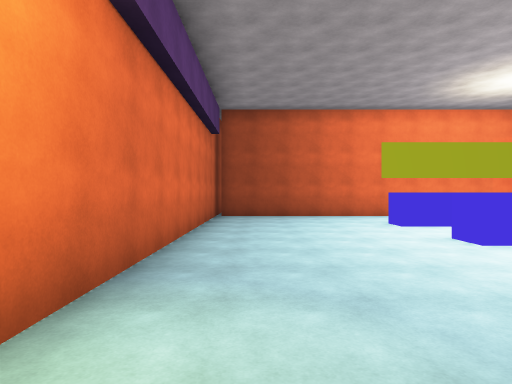
View 1 (above)

24 first-person views from a walk through a 3-D level made in the Unity game engine. The camera is 1.5 m above the floor, looks level and sees 75° across. The floor is counted in squares, 2 m on a side. Each view is taken from the middle of a square. On the plan, view 1 faces up. The plan holds only what a view shows up to about 11 squares ahead; the rest is blank. The place goes on beyond the plan. The player character is not drawn. Door leaves are left out, so doorways stand open. Surface patterns are stand-ins for the level's own textures.

View 2
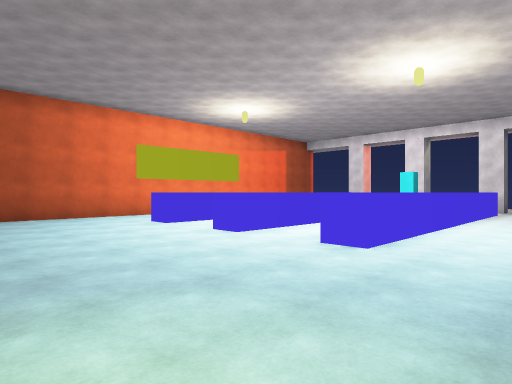

View 3
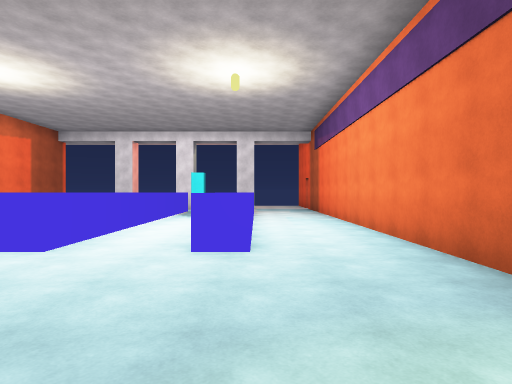

View 4
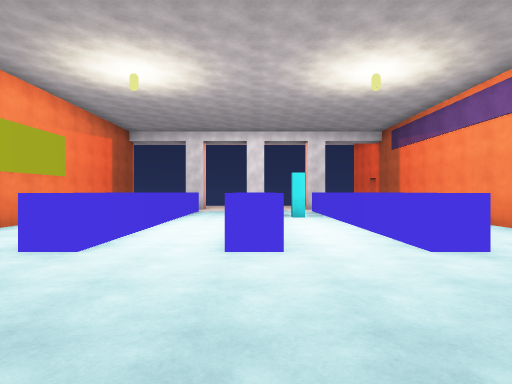

View 5
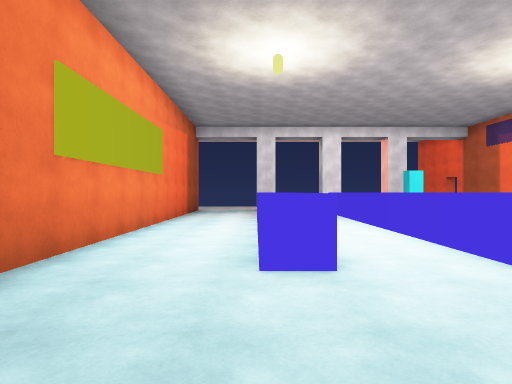

View 6
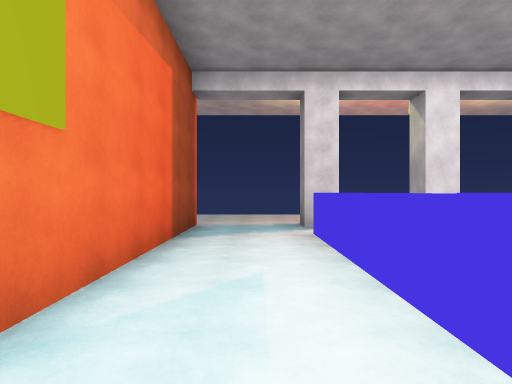

View 7
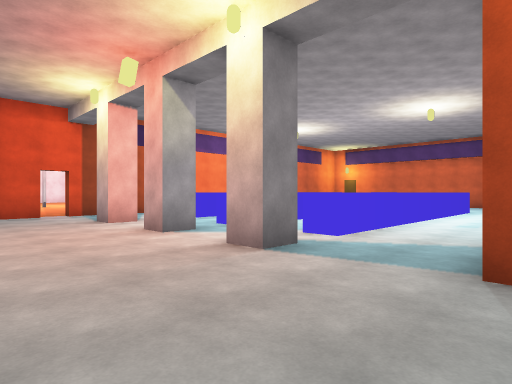

View 8
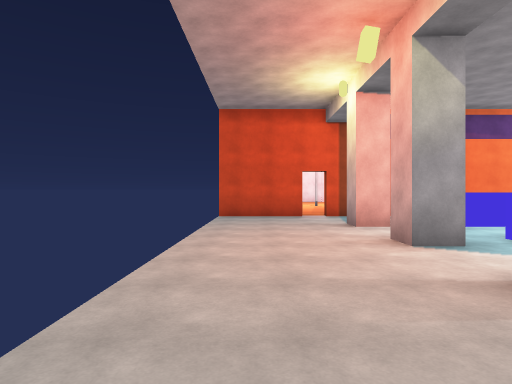

View 9
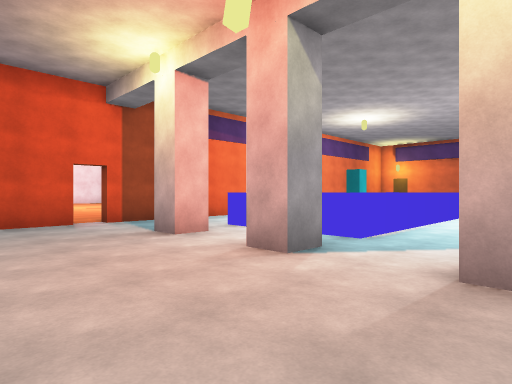

View 10
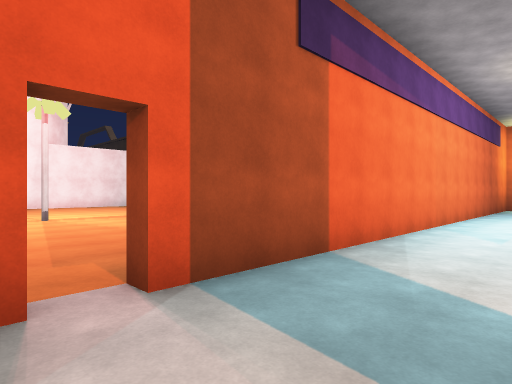

View 11
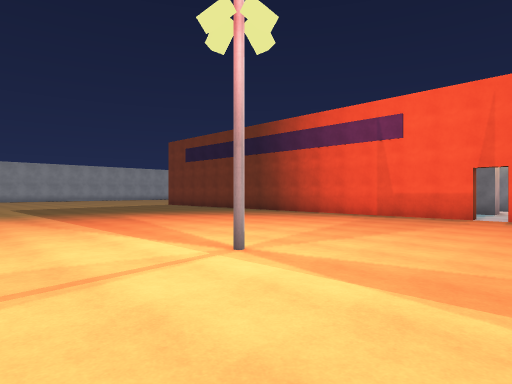

View 12
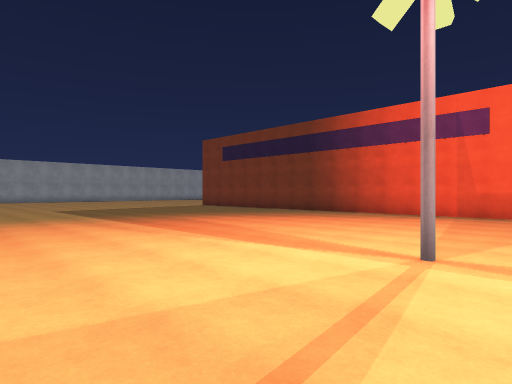

View 13
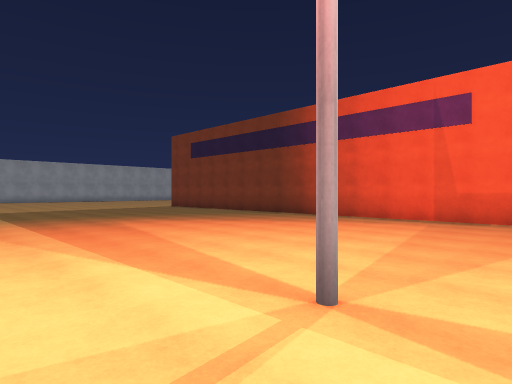

View 14
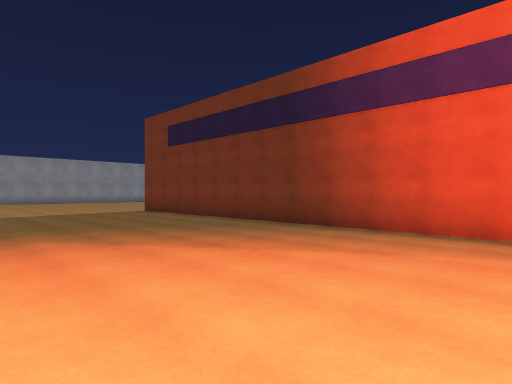

View 15
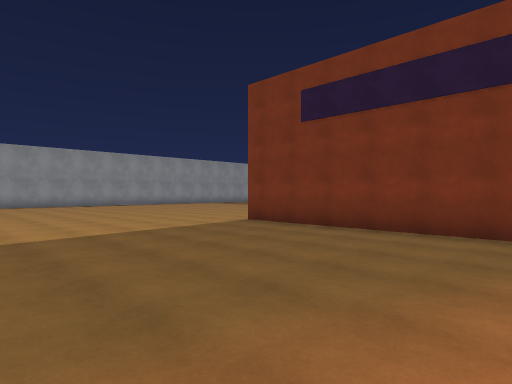

View 16
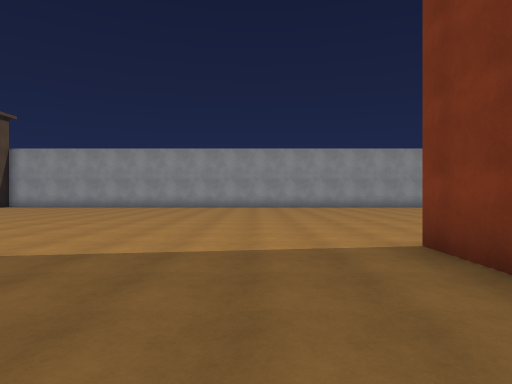

View 17
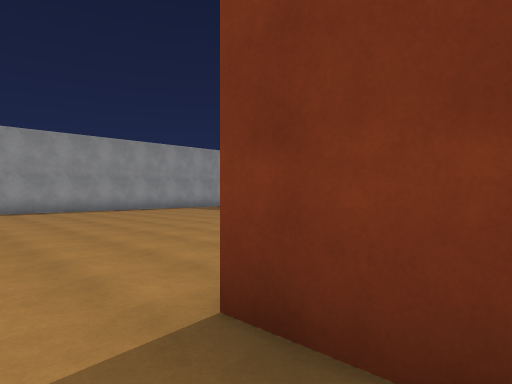

View 18
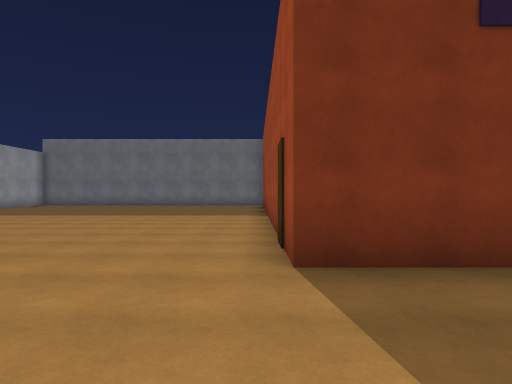

View 19
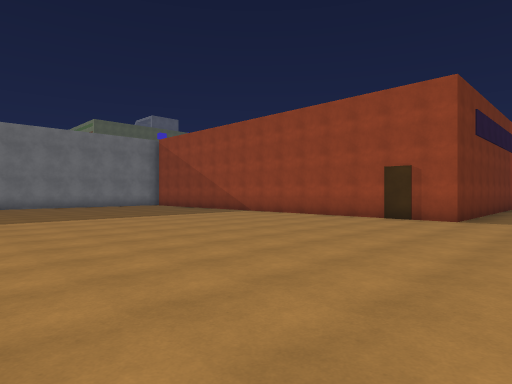

View 20
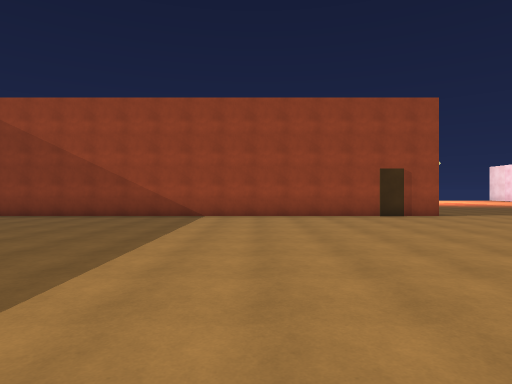

View 21
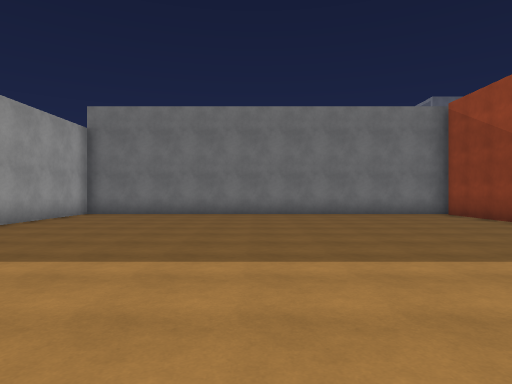

View 22
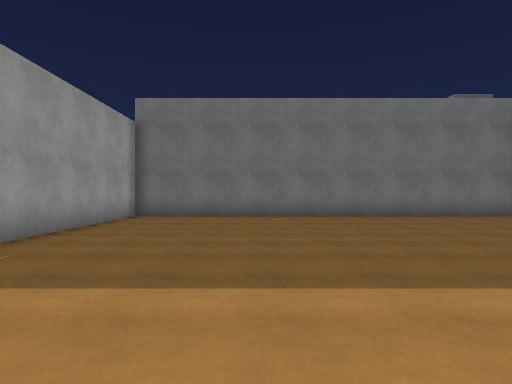

View 23
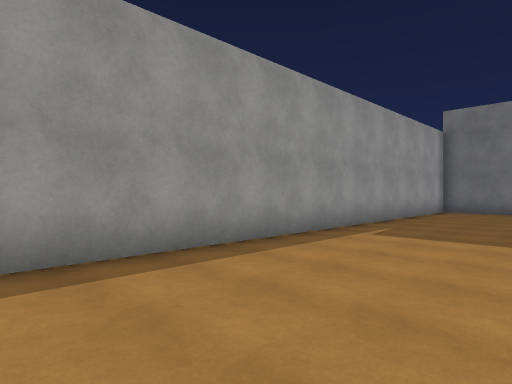

View 24
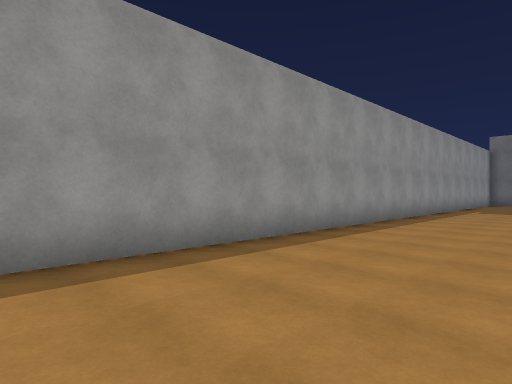

### Floor plan
Key: @ floor where view 1 was taken; # wall or solid block; x gap in a wall; . floor; D open door; ^ raised ledge; P pole.
Columns run from 14 left of view 1 to 17 right of it. Each row starts with its distance up from view 1.
 15 ##############
 14 #............#
 13 #............#
 12 #............#
 11 #...........################....
 10 #...........#...................
  9 #...........#...................
  8 #...........#.....^^^^^^^^^.....
  7 #...........#...................
  6 #...........#...................
  5 #...........#.....^^^^^^^^^.....
  4 #...........#...................
  3 #...........#...................
  2 #...........#.....^^^^^^^^^.....
  1 #...........#...................
  0 #...........#.@.............D...
 -1 #...........################D##x
 -2 #.............................
 -3 #.............................
 -4 #.... ........................
 -5 #.... ........................
 -6 #.... ........................
 -7  .... .......  ................
 -8       ......   ............P...
 -9       ....      ...............
-10       ...       ...............
-11       ..          .............
-12                         .....

Positions as (right, up) in squares from view 1, and headings:
1: (0, 0), facing up
2: (-1, 0), facing up-right
3: (-1, 2), facing right
4: (-1, 5), facing right
5: (0, 8), facing right
6: (6, 9), facing right
7: (17, 11), facing down-left
8: (16, 10), facing down
9: (17, 8), facing down-left
10: (15, 2), facing down-left
11: (16, -11), facing up-left
12: (14, -12), facing up-left
13: (14, -10), facing up-left
14: (11, -7), facing up-left
15: (5, -7), facing up-left
16: (3, -3), facing left
17: (0, -2), facing up-left
18: (-2, -4), facing up
19: (-11, -3), facing up-right
20: (-12, 5), facing right
21: (-8, 3), facing up
22: (-10, 4), facing up
23: (-10, 1), facing up-left
24: (-10, -7), facing up-left
